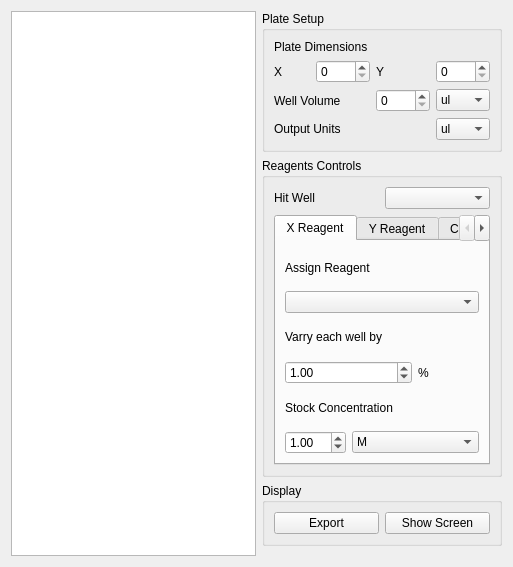
<?xml version="1.0" encoding="UTF-8"?>
<ui version="4.0">
 <class>Form</class>
 <widget class="QWidget" name="Form">
  <property name="geometry">
   <rect>
    <x>0</x>
    <y>0</y>
    <width>513</width>
    <height>567</height>
   </rect>
  </property>
  <property name="windowTitle">
   <string>Form</string>
  </property>
  <layout class="QGridLayout" name="gridLayout_4">
   <item row="0" column="0" rowspan="4">
    <widget class="QTableWidget" name="tableWidget"/>
   </item>
   <item row="0" column="1">
    <widget class="QGroupBox" name="groupBox_17">
     <property name="maximumSize">
      <size>
       <width>250</width>
       <height>200</height>
      </size>
     </property>
     <property name="title">
      <string>Plate Setup</string>
     </property>
     <layout class="QGridLayout" name="gridLayout_3">
      <item row="1" column="0">
       <widget class="QLabel" name="label_26">
        <property name="text">
         <string>X</string>
        </property>
       </widget>
      </item>
      <item row="1" column="1">
       <widget class="QSpinBox" name="spinBox_2">
        <property name="maximum">
         <number>1536</number>
        </property>
       </widget>
      </item>
      <item row="1" column="2">
       <widget class="QLabel" name="label_27">
        <property name="text">
         <string>Y</string>
        </property>
       </widget>
      </item>
      <item row="1" column="3">
       <widget class="QSpinBox" name="spinBox_3">
        <property name="maximum">
         <number>1536</number>
        </property>
       </widget>
      </item>
      <item row="2" column="0" colspan="2">
       <widget class="QLabel" name="label_34">
        <property name="text">
         <string>Well Volume</string>
        </property>
       </widget>
      </item>
      <item row="2" column="2">
       <widget class="QSpinBox" name="spinBox_4">
        <property name="maximum">
         <number>1536</number>
        </property>
       </widget>
      </item>
      <item row="2" column="3">
       <widget class="QComboBox" name="comboBox_11">
        <item>
         <property name="text">
          <string>ul</string>
         </property>
        </item>
        <item>
         <property name="text">
          <string>ml</string>
         </property>
        </item>
        <item>
         <property name="text">
          <string>l</string>
         </property>
        </item>
       </widget>
      </item>
      <item row="0" column="0" colspan="3">
       <widget class="QLabel" name="label_25">
        <property name="text">
         <string>Plate Dimensions</string>
        </property>
       </widget>
      </item>
      <item row="3" column="3">
       <widget class="QComboBox" name="comboBox_16">
        <item>
         <property name="text">
          <string>ul</string>
         </property>
        </item>
        <item>
         <property name="text">
          <string>ml</string>
         </property>
        </item>
        <item>
         <property name="text">
          <string>l</string>
         </property>
        </item>
       </widget>
      </item>
      <item row="3" column="0" colspan="3">
       <widget class="QLabel" name="label">
        <property name="text">
         <string>Output Units</string>
        </property>
       </widget>
      </item>
     </layout>
    </widget>
   </item>
   <item row="1" column="1">
    <widget class="QGroupBox" name="groupBox_27">
     <property name="maximumSize">
      <size>
       <width>250</width>
       <height>350</height>
      </size>
     </property>
     <property name="title">
      <string>Reagents Controls</string>
     </property>
     <layout class="QGridLayout" name="gridLayout_2">
      <item row="0" column="0">
       <widget class="QLabel" name="label_35">
        <property name="text">
         <string>Hit Well</string>
        </property>
       </widget>
      </item>
      <item row="0" column="1">
       <widget class="QComboBox" name="comboBox_12">
        <property name="toolTip">
         <string>Well numbers of images you have classified as crystal containing. MARCO classifications are not included.</string>
        </property>
       </widget>
      </item>
      <item row="1" column="0" colspan="2">
       <widget class="QTabWidget" name="tabWidget_2">
        <property name="currentIndex">
         <number>0</number>
        </property>
        <widget class="QWidget" name="tab_11">
         <property name="toolTip">
          <string>Set the reagent to be varried on the x-axis of the plate</string>
         </property>
         <attribute name="title">
          <string>X Reagent</string>
         </attribute>
         <layout class="QGridLayout" name="gridLayout_27">
          <item row="0" column="0" colspan="2">
           <widget class="QLabel" name="label_29">
            <property name="text">
             <string>Assign Reagent</string>
            </property>
           </widget>
          </item>
          <item row="1" column="0" colspan="3">
           <widget class="QComboBox" name="comboBox_6"/>
          </item>
          <item row="2" column="0" colspan="2">
           <widget class="QLabel" name="label_38">
            <property name="text">
             <string>Varry each well by</string>
            </property>
           </widget>
          </item>
          <item row="3" column="0" colspan="2">
           <widget class="QDoubleSpinBox" name="doubleSpinBox_4">
            <property name="value">
             <double>1.000000000000000</double>
            </property>
           </widget>
          </item>
          <item row="3" column="2">
           <widget class="QLabel" name="label_39">
            <property name="text">
             <string>%</string>
            </property>
           </widget>
          </item>
          <item row="4" column="0" colspan="3">
           <widget class="QLabel" name="label_33">
            <property name="text">
             <string>Stock Concentration</string>
            </property>
           </widget>
          </item>
          <item row="5" column="0">
           <widget class="QDoubleSpinBox" name="doubleSpinBox">
            <property name="value">
             <double>1.000000000000000</double>
            </property>
           </widget>
          </item>
          <item row="5" column="1" colspan="2">
           <widget class="QComboBox" name="comboBox_8">
            <item>
             <property name="text">
              <string>M</string>
             </property>
            </item>
            <item>
             <property name="text">
              <string>uM</string>
             </property>
            </item>
            <item>
             <property name="text">
              <string>%v/v</string>
             </property>
            </item>
            <item>
             <property name="text">
              <string>%w/v</string>
             </property>
            </item>
           </widget>
          </item>
         </layout>
        </widget>
        <widget class="QWidget" name="tab_12">
         <property name="toolTip">
          <string>Set the reagent to be varried in the y-axis of the plate</string>
         </property>
         <attribute name="title">
          <string>Y Reagent</string>
         </attribute>
         <layout class="QGridLayout" name="gridLayout_23">
          <item row="0" column="0" colspan="2">
           <widget class="QLabel" name="label_40">
            <property name="text">
             <string>Assign Reagent</string>
            </property>
           </widget>
          </item>
          <item row="1" column="0" colspan="3">
           <widget class="QComboBox" name="comboBox_13"/>
          </item>
          <item row="2" column="0" colspan="2">
           <widget class="QLabel" name="label_41">
            <property name="text">
             <string>Varry each well by</string>
            </property>
           </widget>
          </item>
          <item row="3" column="0" colspan="2">
           <widget class="QDoubleSpinBox" name="doubleSpinBox_5">
            <property name="value">
             <double>1.000000000000000</double>
            </property>
           </widget>
          </item>
          <item row="3" column="2">
           <widget class="QLabel" name="label_42">
            <property name="text">
             <string>%</string>
            </property>
           </widget>
          </item>
          <item row="4" column="0" colspan="3">
           <widget class="QLabel" name="label_43">
            <property name="text">
             <string>Stock Concentration</string>
            </property>
           </widget>
          </item>
          <item row="5" column="0">
           <widget class="QDoubleSpinBox" name="doubleSpinBox_6">
            <property name="value">
             <double>1.000000000000000</double>
            </property>
           </widget>
          </item>
          <item row="5" column="1" colspan="2">
           <widget class="QComboBox" name="comboBox_14">
            <item>
             <property name="text">
              <string>M</string>
             </property>
            </item>
            <item>
             <property name="text">
              <string>uM</string>
             </property>
            </item>
           </widget>
          </item>
         </layout>
        </widget>
        <widget class="QWidget" name="tab_13">
         <attribute name="title">
          <string>Constants</string>
         </attribute>
         <layout class="QGridLayout" name="gridLayout_29">
          <item row="0" column="0" colspan="3">
           <widget class="QLabel" name="label_36">
            <property name="text">
             <string>Constant Reagents</string>
            </property>
           </widget>
          </item>
          <item row="1" column="0" colspan="3">
           <widget class="QListWidget" name="listWidget_4"/>
          </item>
          <item row="2" column="0" colspan="3">
           <widget class="QLabel" name="label_37">
            <property name="text">
             <string>Stock Concentration</string>
            </property>
           </widget>
          </item>
          <item row="3" column="0">
           <widget class="QDoubleSpinBox" name="doubleSpinBox_7">
            <property name="value">
             <double>1.000000000000000</double>
            </property>
           </widget>
          </item>
          <item row="3" column="1" colspan="2">
           <widget class="QComboBox" name="comboBox_15">
            <item>
             <property name="text">
              <string>M</string>
             </property>
            </item>
            <item>
             <property name="text">
              <string>uM</string>
             </property>
            </item>
           </widget>
          </item>
          <item row="4" column="0" colspan="2">
           <widget class="QLabel" name="label_44">
            <property name="text">
             <string>pH</string>
            </property>
           </widget>
          </item>
          <item row="4" column="2">
           <widget class="QDoubleSpinBox" name="doubleSpinBox_8">
            <property name="value">
             <double>1.000000000000000</double>
            </property>
           </widget>
          </item>
         </layout>
        </widget>
       </widget>
      </item>
     </layout>
    </widget>
   </item>
   <item row="2" column="1">
    <widget class="QGroupBox" name="groupBox">
     <property name="maximumSize">
      <size>
       <width>16777215</width>
       <height>70</height>
      </size>
     </property>
     <property name="title">
      <string>Display</string>
     </property>
     <layout class="QGridLayout" name="gridLayout">
      <item row="0" column="0">
       <widget class="QPushButton" name="pushButton_26">
        <property name="text">
         <string>Export</string>
        </property>
       </widget>
      </item>
      <item row="0" column="1">
       <widget class="QPushButton" name="pushButton_27">
        <property name="text">
         <string>Show Screen</string>
        </property>
       </widget>
      </item>
     </layout>
    </widget>
   </item>
   <item row="3" column="1">
    <spacer name="verticalSpacer">
     <property name="orientation">
      <enum>Qt::Vertical</enum>
     </property>
     <property name="sizeHint" stdset="0">
      <size>
       <width>20</width>
       <height>40</height>
      </size>
     </property>
    </spacer>
   </item>
  </layout>
 </widget>
 <resources/>
 <connections/>
</ui>
